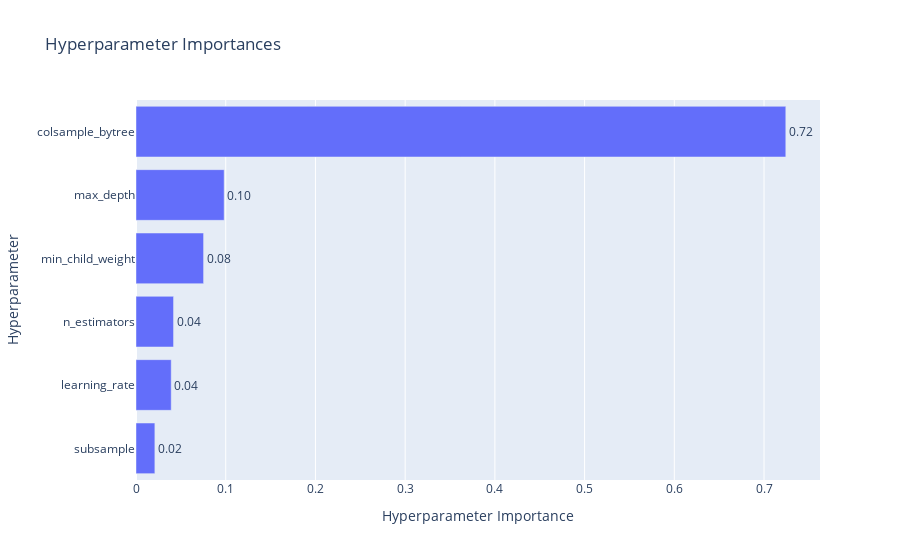

Notebook cell for this chart:
### Code cell
# 하이퍼파라미터별 중요도를 확인할 수 있는 그래프
optuna.visualization.plot_param_importances(study_xgb)

### Figure 1 — Plotly figure (JSON) as saved in the notebook; plotly's stock layout.template omitted (floating-point values rounded to 4 significant figures)
{"data": [{"cliponaxis": false, "hovertemplate": ["subsample (FloatDistribution): 0.021037541841131883<extra></extra>", "learning_rate (FloatDistribution): 0.039256470078902504<extra></extra>", "n_estimators (IntDistribution): 0.041852296545849994<extra></extra>", "min_child_weight (IntDistribution): 0.07532469966970166<extra></extra>", "max_depth (IntDistribution): 0.09826601181056917<extra></extra>", "colsample_bytree (FloatDistribution): 0.7242629800538447<extra></extra>"], "name": "Objective Value", "orientation": "h", "text": ["0.02", "0.04", "0.04", "0.08", "0.10", "0.72"], "textposition": "outside", "type": "bar", "x": [0.02104, 0.03926, 0.04185, 0.07532, 0.09827, 0.7243], "y": ["subsample", "learning_rate", "n_estimators", "min_child_weight", "max_depth", "colsample_bytree"]}], "layout": {"title": {"text": "Hyperparameter Importances"}, "xaxis": {"title": {"text": "Hyperparameter Importance"}}, "yaxis": {"title": {"text": "Hyperparameter"}}}}
